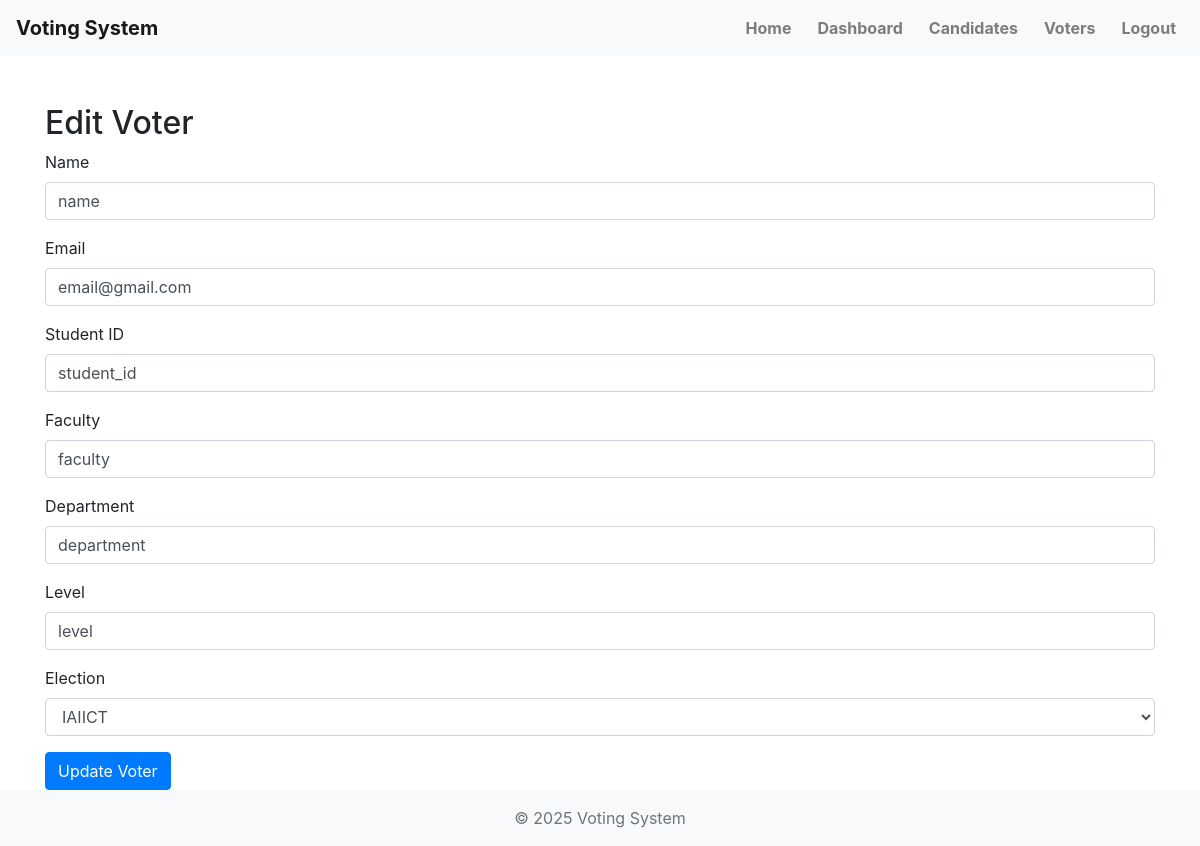
/admin/edit_voter.php?id=1 (signed in), run on the app's committed database.
### tables this page shows
CREATE TABLE IF NOT EXISTS `voters` (
  `id` int(11) NOT NULL AUTO_INCREMENT,
  `name` varchar(255) NOT NULL,
  `email` varchar(255) NOT NULL,
  `student_id` varchar(255) NOT NULL,
  `faculty` varchar(255) NOT NULL,
  `department` varchar(255) NOT NULL,
  `level` varchar(255) NOT NULL,
  `election_id` int(11) DEFAULT NULL,
  `user_type` varchar(50) NOT NULL DEFAULT 'voter',
  PRIMARY KEY (`id`),
  UNIQUE KEY `student_id` (`student_id`)
);

CREATE TABLE IF NOT EXISTS `elections` (
  `id` int(11) NOT NULL AUTO_INCREMENT,
  `name` varchar(255) NOT NULL,
  `start_date` datetime NOT NULL,
  `end_date` datetime NOT NULL,
  PRIMARY KEY (`id`)
);

### admin/edit_voter.php (the view, shortened to what this page needs)
<?php
include('../includes/db.php');
$voter_id = $_GET['id'];
try {
    $stmt = $pdo->prepare("SELECT * FROM voters WHERE id = ?");
    $stmt->execute([$voter_id]);
    $voter = $stmt->fetch(PDO::FETCH_ASSOC);
    $electionStmt = $pdo->prepare("SELECT id, name FROM elections");
    $electionStmt->execute();
    $elections = $electionStmt->fetchAll(PDO::FETCH_ASSOC);
} catch (PDOException $e) {
    die("Error: " . $e->getMessage());
}
?>
<?php include('../includes/header.php'); ?>
<div class="container mt-5">
    <h2>Edit Voter</h2>
    <form method="POST" action="">
        <div class="form-group">
            <label for="name">Name</label>
            <input type="text" name="name" class="form-control" value="<?= htmlspecialchars($voter['name']) ?>" required>
        </div>
        <div class="form-group">
            <label for="email">Email</label>
            <input type="email" name="email" class="form-control" value="<?= htmlspecialchars($voter['email']) ?>" required>
        </div>
        <div class="form-group">
            <label for="student_id">Student ID</label>
            <input type="text" name="student_id" class="form-control" value="<?= htmlspecialchars($voter['student_id']) ?>" required>
        </div>
        <div class="form-group">
            <label for="faculty">Faculty</label>
            <input type="text" name="faculty" class="form-control" value="<?= htmlspecialchars($voter['faculty']) ?>" required>
        </div>
        <div class="form-group">
            <label for="department">Department</label>
            <input type="text" name="department" class="form-control" value="<?= htmlspecialchars($voter['department']) ?>" required>
        </div>
        <div class="form-group">
            <label for="level">Level</label>
            <input type="text" name="level" class="form-control" value="<?= htmlspecialchars($voter['level']) ?>" required>
        </div>
        <div class="form-group">
            <label for="election_id">Election</label>
            <select name="election_id" class="form-control" required>
                <?php foreach ($elections as $election): ?>
                    <option value="<?= htmlspecialchars($election['id']) ?>" <?= $election['id'] == $voter['election_id'] ? 'selected' : '' ?>><?= htmlspecialchars($election['name']) ?></option>
                <?php endforeach; ?>
            </select>
        </div>
        <button type="submit" class="btn btn-primary">Update Voter</button>
    </form>
</div>
<?php include('../includes/footer.php'); ?>

### assets/css/custom.css (style rules this page uses)
body { background-color: #f8f9fa; color: #343a40; }
.btn-primary, .btn-success, .btn-info, .btn-danger { border-radius: 20px; }
.btn { border-radius: 20px; }

### data on the page
voters: name "name", email "email@gmail.com", student_id "student_id", faculty "faculty", department "department", level "level", election_id "IAIICT"
